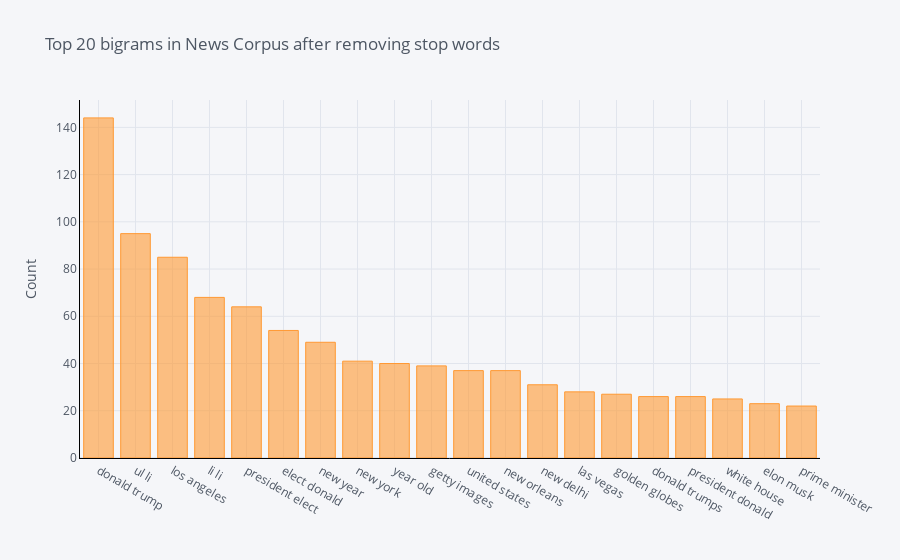

The notebook cell this image was saved under:
### Code cell
# A genralized function to extact the top n most frequently occuring bigram from the text corpus
def get_top_n_bigram(corpus, n=None):
    vec = CountVectorizer(ngram_range=(2, 2), stop_words='english').fit(corpus)
    bag_of_words = vec.transform(corpus)
    sum_words = bag_of_words.sum(axis=0)
    words_freq = [(word, sum_words[0, idx]) for word, idx in vec.vocabulary_.items()]
    words_freq =sorted(words_freq, key = lambda x: x[1], reverse=True)
    return words_freq[:n]
common_words = get_top_n_bigram(new_list, 20)
for word, freq in common_words:
    print(word, freq)
df4 = pd.DataFrame(common_words, columns = ['Text' , 'count'])
df4.groupby('Text').sum()['count'].sort_values(ascending=False).iplot(
    kind='bar', yTitle='Count', linecolor='black', title='Top 20 bigrams in News Corpus after removing stop words')

### Figure 1 — Plotly figure (JSON) as saved in the notebook; plotly's stock layout.template omitted (floating-point values rounded to 4 significant figures)
{"data": [{"marker": {"color": "rgba(255, 153, 51, 0.6)", "line": {"color": "rgba(255, 153, 51, 1.0)", "width": 1}}, "name": "count", "orientation": "v", "text": "", "type": "bar", "x": ["donald trump", "ul li", "los angeles", "li li", "president elect", "elect donald", "new year", "new york", "year old", "getty images", "united states", "new orleans", "new delhi", "las vegas", "golden globes", "donald trumps", "president donald", "white house", "elon musk", "prime minister"], "y": [144, 95, 85, 68, 64, 54, 49, 41, 40, 39, 37, 37, 31, 28, 27, 26, 26, 25, 23, 22]}], "layout": {"legend": {"bgcolor": "#F5F6F9", "font": {"color": "#4D5663"}}, "paper_bgcolor": "#F5F6F9", "plot_bgcolor": "#F5F6F9", "title": {"font": {"color": "#4D5663"}, "text": "Top 20 bigrams in News Corpus after removing stop words"}, "xaxis": {"gridcolor": "#E1E5ED", "linecolor": "black", "showgrid": true, "tickfont": {"color": "#4D5663"}, "title": {"font": {"color": "#4D5663"}, "text": ""}, "zerolinecolor": "#E1E5ED"}, "yaxis": {"gridcolor": "#E1E5ED", "linecolor": "black", "showgrid": true, "tickfont": {"color": "#4D5663"}, "title": {"font": {"color": "#4D5663"}, "text": "Count"}, "zerolinecolor": "#E1E5ED"}}}
